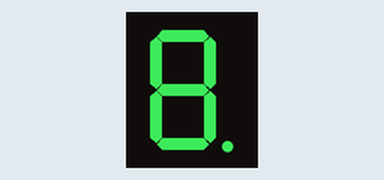
Recording of a sketch running on a simulated Arduino Mega 2560, built with avr-gcc and run on an emulated ATmega2560. Parts: 1-digit seven-segment display. Wiring (inferred from the names in the program): 1-digit 7-segment display, segments lit when HIGH: segments pin 22, pin 23, pin 24, pin 25, pin 26, pin 27, pin 28, pin 29. The segment pins are drawn as the display they are named for.

Above: at 0.05 s.
At 2.65 s:
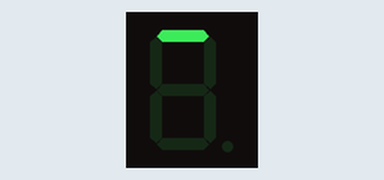
At 3.75 s:
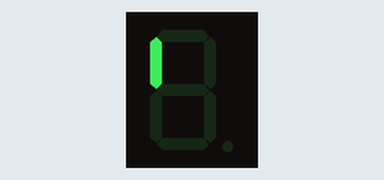
At 4.85 s:
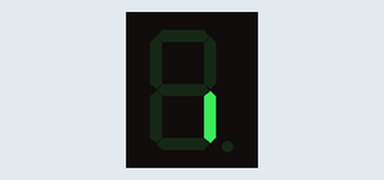
At 7.15 s:
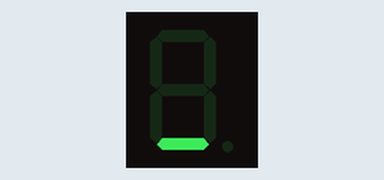
At 9.75 s:
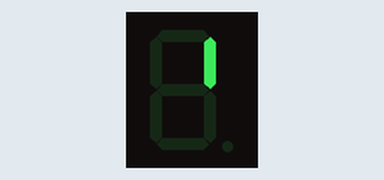

Measured:
- by itself, everything shown: repeats every 9.8 s, in 88 steps

The sketch:

sevenSegmentDisplay.ino
```cpp
int const a = 22, b = 23, c = 24, d = 25, e = 26, f = 27, g = 28, dp = 29;

void setup() {
  // put your setup code here, to run once:
  pinMode(a, OUTPUT);
  pinMode(b, OUTPUT);
  pinMode(c, OUTPUT);
  pinMode(d, OUTPUT);
  pinMode(e, OUTPUT);
  pinMode(f, OUTPUT);
  pinMode(g, OUTPUT);
  pinMode(dp, OUTPUT);

}

void seOn() {
  digitalWrite(a, 1);
  digitalWrite(b, 1);
  digitalWrite(c, 1);
  digitalWrite(d, 1);
  digitalWrite(e, 1);
  digitalWrite(f, 1);
  digitalWrite(g, 1);
  digitalWrite(dp, 1);
}

void seOff() {
  digitalWrite(a, 0);
  digitalWrite(b, 0);
  digitalWrite(c, 0);
  digitalWrite(d, 0);
  digitalWrite(e, 0);
  digitalWrite(f, 0);
  digitalWrite(g, 0);
  digitalWrite(dp, 0);
}

void seLoadR(int t, int s) {
  for (int i = 0; i < t; i++) {
    digitalWrite(a, 1);
    digitalWrite(b, 0);
    digitalWrite(c, 0);
    digitalWrite(d, 0);
    digitalWrite(e, 0);
    digitalWrite(f, 0);
    digitalWrite(g, 0);
    digitalWrite(dp, 0);
    delay(s);
    digitalWrite(a, 0);
    digitalWrite(b, 0);
    digitalWrite(c, 0);
    digitalWrite(d, 0);
    digitalWrite(e, 0);
    digitalWrite(f, 1);
    digitalWrite(g, 0);
    digitalWrite(dp, 0);
    delay(s);
    digitalWrite(a, 0);
    digitalWrite(b, 0);
    digitalWrite(c, 0);
    digitalWrite(d, 0);
    digitalWrite(e, 1);
    digitalWrite(f, 0);
    digitalWrite(g, 0);
    digitalWrite(dp, 0);
    delay(s);
    digitalWrite(a, 0);
    digitalWrite(b, 0);
    digitalWrite(c, 0);
    digitalWrite(d, 1);
    digitalWrite(e, 0);
    digitalWrite(f, 0);
    digitalWrite(g, 0);
    digitalWrite(dp, 0);
    delay(s);
    digitalWrite(a, 0);
    digitalWrite(b, 0);
    digitalWrite(c, 1);
    digitalWrite(d, 0);
    digitalWrite(e, 0);
    digitalWrite(f, 0);
    digitalWrite(g, 0);
    digitalWrite(dp, 0);
    delay(s);
    digitalWrite(a, 0);
    digitalWrite(b, 1);
    digitalWrite(c, 0);
    digitalWrite(d, 0);
    digitalWrite(e, 0);
    digitalWrite(f, 0);
    digitalWrite(g, 0);
    digitalWrite(dp, 0);
    delay(s);
  }
}

void seLoadF(int t, int s) {
  for (int i = 0; i < t; i++) {
    digitalWrite(a, 1);
    digitalWrite(b, 0);
    digitalWrite(c, 0);
    digitalWrite(d, 0);
    digitalWrite(e, 0);
    digitalWrite(f, 0);
    digitalWrite(g, 0);
    digitalWrite(dp, 0);
    delay(s);
    digitalWrite(a, 0);
    digitalWrite(b, 1);
    digitalWrite(c, 0);
    digitalWrite(d, 0);
    digitalWrite(e, 0);
    digitalWrite(f, 0);
    digitalWrite(g, 0);
    digitalWrite(dp, 0);
    delay(s);
    digitalWrite(a, 0);
    digitalWrite(b, 0);
    digitalWrite(c, 1);
    digitalWrite(d, 0);
    digitalWrite(e, 0);
    digitalWrite(f, 0);
    digitalWrite(g, 0);
    digitalWrite(dp, 0);
    delay(s);
    digitalWrite(a, 0);
    digitalWrite(b, 0);
    digitalWrite(c, 0);
    digitalWrite(d, 1);
    digitalWrite(e, 0);
    digitalWrite(f, 0);
    digitalWrite(g, 0);
    digitalWrite(dp, 0);
    delay(s);
    digitalWrite(a, 0);
    digitalWrite(b, 0);
    digitalWrite(c, 0);
    digitalWrite(d, 0);
    digitalWrite(e, 1);
    digitalWrite(f, 0);
    digitalWrite(g, 0);
    digitalWrite(dp, 0);
    delay(s);
    digitalWrite(a, 0);
    digitalWrite(b, 0);
    digitalWrite(c, 0);
    digitalWrite(d, 0);
    digitalWrite(e, 0);
    digitalWrite(f, 1);
    digitalWrite(g, 0);
    digitalWrite(dp, 0);
    delay(s);
  }
}


void sePrint(int n) {
  switch (n) {
    case 0:
      digitalWrite(a, 1);
      digitalWrite(b, 1);
      digitalWrite(c, 1);
      digitalWrite(d, 1);
      digitalWrite(e, 1);
      digitalWrite(f, 1);
      digitalWrite(g, 0);
      digitalWrite(dp, 0);
      break;
    case 1:
      digitalWrite(a, 0);
      digitalWrite(b, 1);
      digitalWrite(c, 1);
      digitalWrite(d, 0);
      digitalWrite(e, 0);
      digitalWrite(f, 0);
      digitalWrite(g, 0);
      digitalWrite(dp, 0);
      break;
    case 2:
      digitalWrite(a, 1);
      digitalWrite(b, 1);
      digitalWrite(c, 0);
      digitalWrite(d, 1);
      digitalWrite(e, 1);
      digitalWrite(f, 0);
      digitalWrite(g, 1);
      digitalWrite(dp, 0);
      break;
    case 3:
      digitalWrite(a, 1);
      digitalWrite(b, 1);
      digitalWrite(c, 1);
      digitalWrite(d, 1);
      digitalWrite(e, 0);
      digitalWrite(f, 0);
      digitalWrite(g, 1);
      digitalWrite(dp, 0);
      break;
    case 4:
      digitalWrite(a, 0);
      digitalWrite(b, 1);
      digitalWrite(c, 1);
      digitalWrite(d, 0);
      digitalWrite(e, 0);
      digitalWrite(f, 1);
      digitalWrite(g, 1);
      digitalWrite(dp, 0);
      break;
    case 5:
      digitalWrite(a, 1);
      digitalWrite(b, 0);
      digitalWrite(c, 1);
      digitalWrite(d, 1);
      digitalWrite(e, 0);
      digitalWrite(f, 1);
      digitalWrite(g, 1);
      digitalWrite(dp, 0);
      break;
    case 6:
      digitalWrite(a, 1);
      digitalWrite(b, 0);
      digitalWrite(c, 1);
      digitalWrite(d, 1);
      digitalWrite(e, 1);
      digitalWrite(f, 1);
      digitalWrite(g, 1);
      digitalWrite(dp, 0);
      break;
    case 7:
      digitalWrite(a, 1);
      digitalWrite(b, 1);
      digitalWrite(c, 1);
      digitalWrite(d, 0);
      digitalWrite(e, 0);
      digitalWrite(f, 0);
      digitalWrite(g, 0);
      digitalWrite(dp, 0);
      break;
    case 8:
      digitalWrite(a, 1);
      digitalWrite(b, 1);
      digitalWrite(c, 1);
      digitalWrite(d, 1);
      digitalWrite(e, 1);
      digitalWrite(f, 1);
      digitalWrite(g, 1);
      digitalWrite(dp, 0);
      break;
    case 9:
      digitalWrite(a, 1);
      digitalWrite(b, 1);
      digitalWrite(c, 1);
      digitalWrite(d, 1);
      digitalWrite(e, 0);
      digitalWrite(f, 1);
      digitalWrite(g, 1);
      digitalWrite(dp, 0);
      break;
    default:
      seOn();
      break;
  }
}
/////////////////////////////////////////


void loop() {
  for (int i = 0; i < 3; i++) {
    seOn();
    delay(100);
    seOff();
    delay(100);
  }

  for (int i = 0; i < 10; i++) {
    sePrint(i);
    delay(200);
  }
  for (int i = 0; i < 3; i++) {
    seLoadF(2, 100);
    seLoadR(2, 100);
  }

}
```
